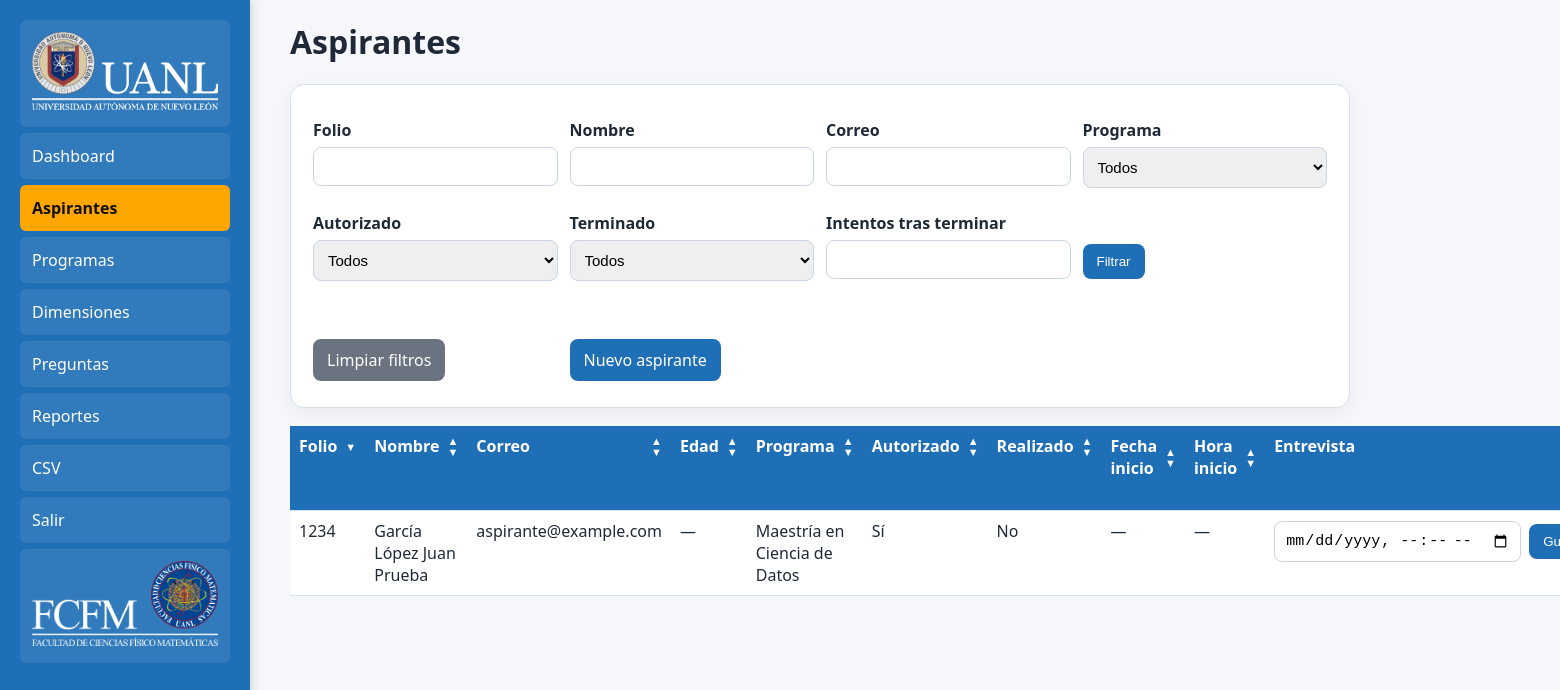
Page /admin/aspirantes.php (signed in) on the committed database.
### tables this page shows
CREATE TABLE aspirantes (
 id INT AUTO_INCREMENT PRIMARY KEY,
 folio_ceneval VARCHAR(50) NOT NULL UNIQUE,
 codigo_acceso VARCHAR(50) NOT NULL,
 apellido_paterno VARCHAR(100) NOT NULL,
 apellido_materno VARCHAR(100) DEFAULT '',
 nombres VARCHAR(150) NOT NULL,
 correo VARCHAR(180) DEFAULT '',
 maestria VARCHAR(180) NOT NULL,
 autorizado TINYINT(1) DEFAULT 1,
 terminado TINYINT(1) DEFAULT 0,
 intentos_post_finalizacion INT DEFAULT 0,
 created_at TIMESTAMP DEFAULT CURRENT_TIMESTAMP
);

### includes/functions.php (called while the page is built, shortened)
<?php
function h($s){ return htmlspecialchars((string)$s, ENT_QUOTES, 'UTF-8'); }
function calcular_edad($fecha){
    if(empty($fecha)) return '—';
}
?>

### admin/aspirantes.php (the view, shortened to what this page needs)
<?php
	require_once __DIR__.'/../includes/db.php';
	require_once __DIR__.'/../includes/functions.php';
	$params = [];
	$allowedSorts = [
		'folio' => 'folio_ceneval',
		'nombre' => 'apellido_paterno, apellido_materno, nombres',
		'correo' => 'correo',
		'edad' => 'fecha_nacimiento',
		'programa' => 'maestria',
		'autorizado' => 'autorizado',
		'terminado' => 'terminado',
		'fecha' => 'inicio_examen_at',
		'hora' => 'inicio_examen_at',
		'entrevista' => 'entrevista_at',
		'intentos' => 'intentos_post_finalizacion'
	];
	$sort = $_GET['sort'] ?? 'folio';
	$dir = strtolower($_GET['dir'] ?? 'asc');
	$sql = 'SELECT * FROM aspirantes';
	$sql .= ' ORDER BY '.$allowedSorts[$sort].' '.strtoupper($dir);
	$st = $pdo->prepare($sql);
	$st->execute($params);
	$rows = $st->fetchAll();
	function sort_link($label, $field, $currentSort, $currentDir) {
		$params = $_GET;
		unset($params['del']);
		$isCurrent = $currentSort === $field;
		$ascParams = array_merge($params, ['sort' => $field, 'dir' => 'asc']);
		$descParams = array_merge($params, ['sort' => $field, 'dir' => 'desc']);
		$ascUrl = 'aspirantes.php?'.http_build_query($ascParams);
		$descUrl = 'aspirantes.php?'.http_build_query($descParams);
		$html = '<span class="th-sort">';
		$html .= '<span>'.h($label).'</span>';
		$html .= '<span class="sort-arrows">';
		if (!($isCurrent && $currentDir === 'asc')) {
			$html .= '<a title="Orden ascendente" href="'.h($ascUrl).'">▲</a>';
		}
		if (!($isCurrent && $currentDir === 'desc')) {
			$html .= '<a title="Orden descendente" href="'.h($descUrl).'">▼</a>';
		}
		$html .= '</span></span>';
		return $html;
	}
?>
<!doctype html>
<html lang="es">
<head>
	<link rel="stylesheet" href="../assets/style.css">
</head>
<body>
	<?php include '_nav.php'; ?>
	<div class="container">
		<h1>Aspirantes</h1>
		<div class="card">
			<form method="get" class="grid">
				<div>
					<label>Folio</label>
					<input name="folio" value="<?=h($_GET['folio']??'')?>">
				</div>
				<div>
					<label>Nombre</label>
					<input name="nombre" value="<?=h($_GET['nombre']??'')?>">
				</div>
				<div>
					<label>Correo</label>
					<input name="correo" value="<?=h($_GET['correo']??'')?>">
				</div>
				<div>
					<label>Programa</label>
					<select name="maestria">
						<option value="">Todos</option>
					</select>
				</div>
				<div>
					<label>Autorizado</label>
					<select name="autorizado">
						<option value="">Todos</option>
					</select>
				</div>
				<div>
					<label>Terminado</label>
					<select name="terminado">
						<option value="">Todos</option>
					</select>
				</div>
				<div>
					<label>Intentos tras terminar</label>
					<input type="number" min="0" name="intentos" value="<?=h($_GET['intentos']??'')?>">
				</div>
				<div>
					<label>&nbsp;</label>
					<button type="submit">Filtrar</button>
				</div>
				<div>
					<label>&nbsp;</label>
					<a class="btn secondary" href="aspirantes.php">Limpiar filtros</a>
				</div>
				<div>
					<label>&nbsp;</label>
					<a class="btn" href="aspirante_form.php">Nuevo aspirante</a>
				</div>
			</form>
		</div>
		<div class="table-wrapper">
			<table class="table">
				<tr>
					<th><?=sort_link('Folio', 'folio', $sort, $dir)?></th>
					<th><?=sort_link('Nombre', 'nombre', $sort, $dir)?></th>
					<th><?=sort_link('Correo', 'correo', $sort, $dir)?></th>
					<th><?=sort_link('Edad', 'edad', $sort, $dir)?></th>
					<th><?=sort_link('Programa', 'programa', $sort, $dir)?></th>
					<th><?=sort_link('Autorizado', 'autorizado', $sort, $dir)?></th>
					<th><?=sort_link('Realizado', 'terminado', $sort, $dir)?></th>
					<th><?=sort_link('Fecha inicio', 'fecha', $sort, $dir)?></th>
					<th><?=sort_link('Hora inicio', 'hora', $sort, $dir)?></th>
					<th><?=sort_link('Entrevista', 'entrevista', $sort, $dir)?></th>
				</tr>
				<?php foreach($rows as $a): ?>
					<tr>
						<td><?=h($a['folio_ceneval'])?></td>
						<td><?=h($a['apellido_paterno'].' '.$a['apellido_materno'].' '.$a['nombres'])?></td>
						<td><?=h($a['correo'])?></td>
						<td><?=calcular_edad($a['fecha_nacimiento'] ?? null)?></td>
						<td><?=h($a['maestria'])?></td>
						<td><?=$a['autorizado']?'Sí':'No'?></td>
						<td><?=$a['terminado']?'Sí':'No'?></td>
						<td>
							<?=!empty($a['inicio_examen_at']) ? h(date('d/m/Y', strtotime($a['inicio_examen_at']))) : '—'?>
						</td>
						<td>
							<?=!empty($a['inicio_examen_at']) ? h(date('H:i', strtotime($a['inicio_examen_at']))) : '—'?>
						</td>
						<td>
							<form method="post" class="inline-form">
								<input
									type="datetime-local"
									name="entrevista_at"
									value="<?=!empty($a['entrevista_at']) ? h(date('Y-m-d\TH:i', strtotime($a['entrevista_at']))) : ''?>">
								<button type="submit" name="guardar_entrevista" value="1">Guardar</button>
							</form>
						</td>
					</tr>
				<?php endforeach; ?>
			</table>
		</div>
	</div>
</body>
</html>

### assets/style.css (style rules this page uses)
:root { --fcfm-blue:#1F6FB6; --fcfm-blue-dark:#154F81; --fcfm-gold:#FFA600; --fcfm-gold-dark:#d98d00; --fcfm-black:#010203; --bg:#F5F7FA; --card:#FFFFFF; --text:#1f2937; --muted:#6b7280; --primary:#0f766e; --danger:#b91c1c; --border:#D7E1EA; }
* { box-sizing:border-box }
body { font-family:Segoe UI, sans-serif; background:#f5f7fb; color:var(--text); margin:0 }
.container { max-width:1100px; margin-left: 270px; padding:20px }
.card { background:var(--card); border-top:4px solid var(--fcfm-gold); border:1px solid var(--border); border-radius:14px; padding:22px; margin-bottom:18px; box-shadow:0 6px 18px #0000000d }
h1,h2,h3 { margin-top:0 }
label { display:block; margin:12px 0 6px; font-weight:bold }
input,select,textarea { width:100%; padding:10px; border:1px solid #cbd5e1; border-radius:8px; font-size:15px }
.btn,button { display:inline-block; background:var(--fcfm-blue); color:white; padding:10px 14px; border:0; border-radius:8px; text-decoration:none; cursor:pointer; margin:4px 4px 4px 0 }
.btn.secondary { background:#6b7280; }
.grid { display:grid; grid-template-columns:repeat(auto-fit,minmax(220px,1fr)); gap:12px }
.table { width:100%; border-collapse:collapse; background:white }
.table th,.table td { border-bottom:1px solid var(--border); padding:9px; text-align:left; vertical-align:top }
.table th { background:var(--fcfm-blue); color:white; }
.th-sort { display:flex; align-items:center; justify-content:space-between; gap:8px; }
.sort-arrows { display:flex; flex-direction:column; line-height:11px; }
.sort-arrows a { color:#FFFFFF; text-decoration:none; font-size:11px; }
.inline-form { display:flex; gap:8px; align-items:center; }
.inline-form input[type="datetime-local"] { min-width:170px; }
.inline-form button { width:auto; white-space:nowrap; }

### rows in the picture
aspirantes: folio_ceneval "1234", apellido_paterno+apellido_materno+nombres "García López Juan Prueba", correo "aspirante@example.com", fecha_nacimiento "—", maestria "Maestría en Ciencia de Datos", autorizado "Sí", terminado "No"

### other values in the picture
$label "Folio Nombre Correo Edad Programa Autorizado Realizado Fecha inicio Hora inicio Entrevista"
